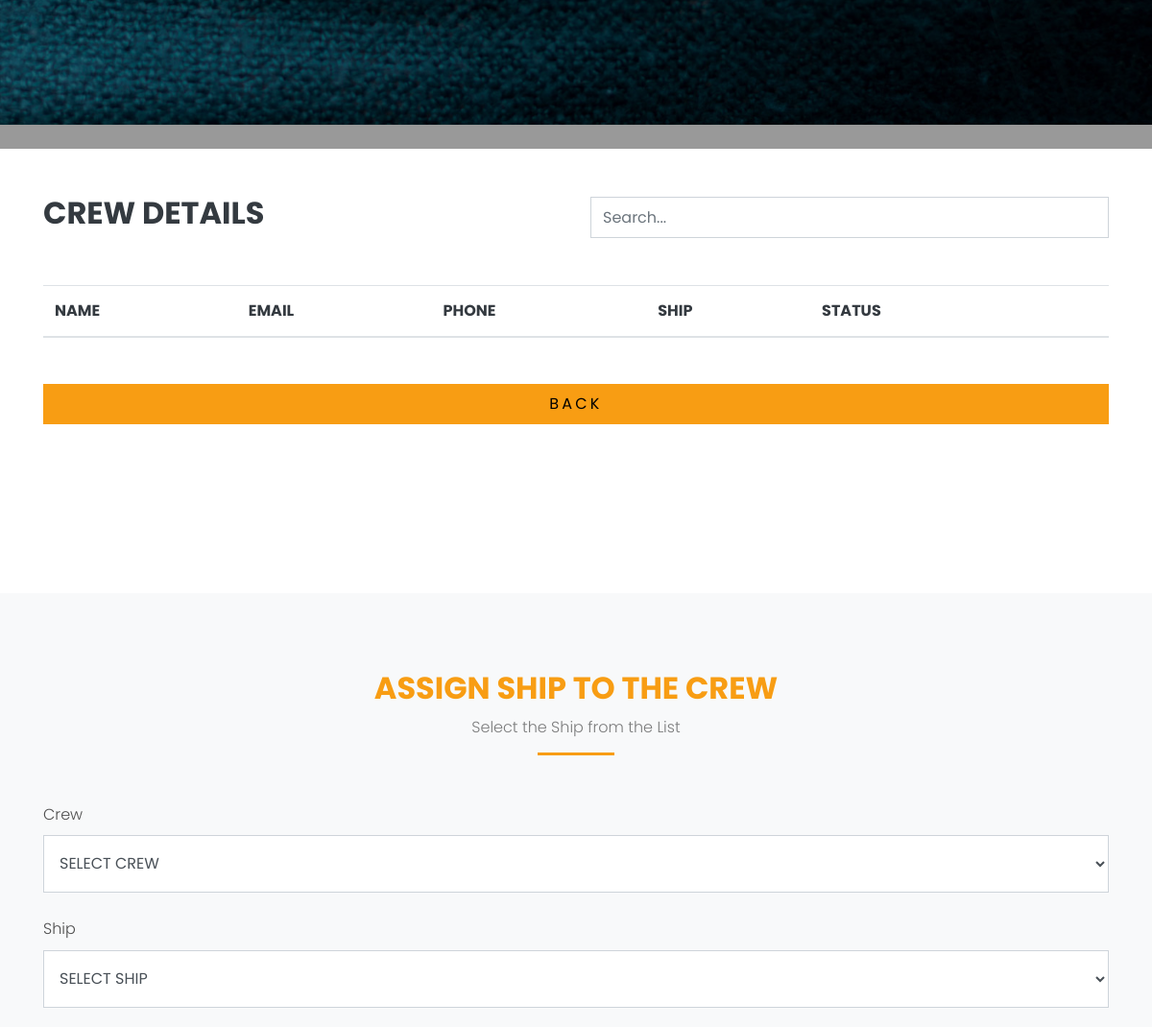
Page /crewManager (signed in, middle part) on the earlier database version.
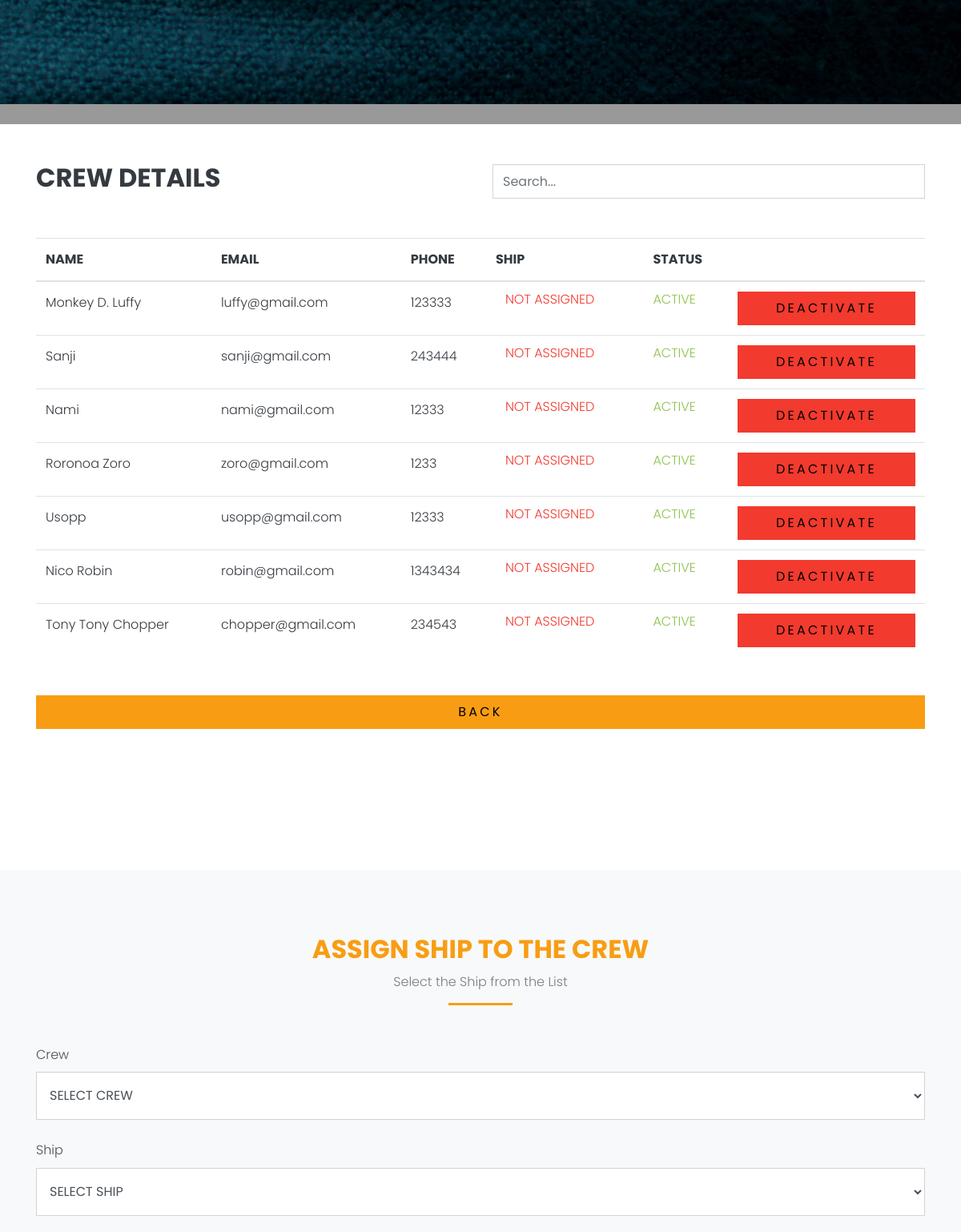
Same page on the later database version.
### Home/models.py (models this page shows, shortened)
class Crew(models.Model):
    name = models.CharField(max_length=100)
    email = models.CharField(max_length=50, default='')
    password = models.CharField(max_length=50)
    phone = models.CharField(max_length=15, default='')
    status = models.BooleanField(default='1')
    role = models.CharField(max_length=100, default='crew')
    ship =  models.CharField(max_length=50, default='')
    added_user = models.CharField(max_length=50, default='')

### Home/views.py (the view)
# urls.py: path('crewManager', crewManager, name='crewManager'),
@cache_control(no_cache=True, must_revalidate=True, no_store=True)
def crewManager(request):
    if 'id' in request.session:
        crew = Crew.objects.all()
        crewdrop = Crew.objects.filter(status = 1)
        ship = Ship.objects.all()
        shipdrop = Ship.objects.filter(status = 1)
        return render(request,'Crew/crewManager.html',{'crew' : crew, 'ship' : ship, 'crewdrop' : crewdrop, 'shipdrop' : shipdrop})
    return redirect('signinPage')

### templates/Crew/crewManager.html (shortened to what this page needs)
{% extends 'base.html' %}
{% load static %}
{% block content%}
<div class="site-blocks-cover overlay" style="background-image: url(static/images/hero_bg_3.jpg);" data-aos="fade"
    data-stellar-background-ratio="0.5">
    <div class="container">
        <div class="row align-items-center justify-content-center text-center">
        </div>
    </div>
</div>
<div class="container mt-5 text-dark">
    <div class="row align-items-center justify-content-between">
        <div class="col-md-6">
            <h2><b>CREW DETAILS</b></h2>
        </div>
        <div class="col-md-6">
            <div class="d-flex justify-content-end">
                <input type="text" id="searchInput" class="form-control" placeholder="Search...">
            </div>
        </div>
    </div>
    <div class="table-responsive mt-5 justify-content-center">
        <table class="table text-dark justify-content-center" id="detailsTable">
            <thead>
                <tr>
                    <th>NAME</th>
                    <th>EMAIL</th>
                    <th>PHONE</th>
                    <th>SHIP</th>
                    <th>STATUS</th>
                    <th></th>
                </tr>
            </thead>
            <tbody>
                {% for i in crew %}
                <form id="translateForm" class="translator-form mt-5" action="{% url 'crewStatusUpdate' i.id %}"
                    method="post">
                    <tr class="{% cycle 'odd-row' 'even-row' %}">
                        <td>{{i.name}}</td>
                        <td>{{i.email}}</td>
                        <td>{{i.phone}}</td>
                        {% if not i.ship %}
                        <td class="text-danger py-2 px-4">
                            NOT ASSIGNED
                        </td>
                        {% endif %}
                        {% if i.status == 1 %}
                        <td class="text-success py-2">ACTIVE</td>
                        {% else %}
                        <td class="text-danger py-2">NOT ACTIVE</td>
                        {% endif %}
                        {% if i.status == 1 %}
                        <td>
                            <button type="submit"
                                class="btn btn-danger text-black py-2 px-4 btn-block">DEACTIVATE</button>
                        </td>
                        {% else %}
                        <td>
                            <button type="submit"
                                class="btn btn-success text-black py-2 px-4 btn-block">ACTVATE</button>
                        </td>
                        {% endif %}
                    </tr>
                </form>
                {% endfor %}
            </tbody>
        </table>
        <div class="form-group mt-5">
            <a href="{% url 'home' %}" class="btn btn-warning text-black py-2 px-4 btn-block"
                style="display: inline-block;">BACK</a>
        </div>
    </div>
</div>
<div class="site-section">
</div>
<div class="site-section bg-light">
    <div class="container">
        <div class="row justify-content-center mb-5">
            <div class="col-md-7 text-center border-primary">
                <h2 class="font-weight-light text-primary">ASSIGN SHIP TO THE CREW</h2>
                <p class="color-black-opacity-5">Select the Ship from the List</p>
            </div>
        </div>
        <form id="translateForm" class="translator-form mt-5" action="{% url 'addShipToCrew' %}" method="post">
            <div class="form-group mb-4">
                <label for="fq_email">Crew</label>
                <select class="form-control btn-block" id="crew" name="crew" required style="height: 60px;">
                    <option value="" selected disabled>SELECT CREW</option>
                </select>
            </div>
            <div class="form-group mb-4">
                <label for="fq_email">Ship</label>
                <select class="form-control btn-block" id="ship" name="ship" required style="height: 60px;">
                    <option value="" selected disabled>SELECT SHIP</option>
                </select>
            </div>
        </form>
    </div>
</div>
{% endblock %}

Differences in the rows shown:
added Crew: name "Monkey D. Luffy", email "luffy@gmail.com", phone "123333", ship "NOT ASSIGNED", status "ACTIVE"
added Crew: name "Sanji", email "sanji@gmail.com", phone "243444", ship "NOT ASSIGNED", status "ACTIVE"
added Crew: name "Nami", email "nami@gmail.com", phone "12333", ship "NOT ASSIGNED", status "ACTIVE"
added Crew: name "Roronoa Zoro", email "zoro@gmail.com", phone "1233", ship "NOT ASSIGNED", status "ACTIVE"
added Crew: name "Usopp", email "usopp@gmail.com", phone "12333", ship "NOT ASSIGNED", status "ACTIVE"
added Crew: name "Nico Robin", email "robin@gmail.com", phone "1343434", ship "NOT ASSIGNED", status "ACTIVE"
added Crew: name "Tony Tony Chopper", email "chopper@gmail.com", phone "234543", ship "NOT ASSIGNED", status "ACTIVE"
